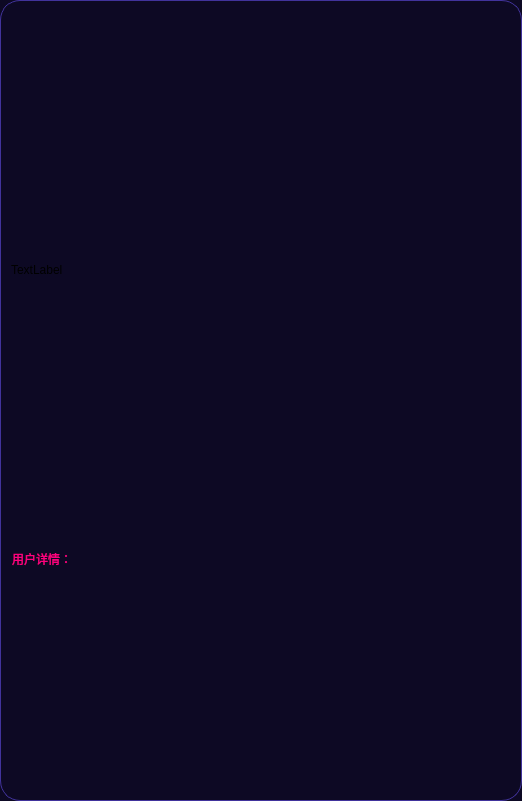
                      <widget class="QFrame" name="frame_100">
                       <property name="sizePolicy">
                        <sizepolicy hsizetype="Expanding" vsizetype="Expanding">
                         <horstretch>0</horstretch>
                         <verstretch>0</verstretch>
                        </sizepolicy>
                       </property>
                       <property name="minimumSize">
                        <size>
                         <width>520</width>
                         <height>0</height>
                        </size>
                       </property>
                       <property name="styleSheet">
                        <string notr="true">QFrame {
	background-color: rgb(13, 9, 36);
	border: 1px solid rgb(65, 51, 156);
	border-radius: 20px;
}
QFrame:hover {
	border: 2px solid rgb(255, 85, 0);
}</string>
                       </property>
                       <property name="frameShape">
                        <enum>QFrame::StyledPanel</enum>
                       </property>
                       <property name="frameShadow">
                        <enum>QFrame::Raised</enum>
                       </property>
                       <layout class="QVBoxLayout" name="verticalLayout_57">
                        <property name="spacing">
                         <number>5</number>
                        </property>
                        <property name="leftMargin">
                         <number>1</number>
                        </property>
                        <property name="topMargin">
                         <number>10</number>
                        </property>
                        <property name="rightMargin">
                         <number>1</number>
                        </property>
                        <property name="bottomMargin">
                         <number>1</number>
                        </property>
                        <item>
                         <widget class="QFrame" name="frame_101">
                          <property name="sizePolicy">
                           <sizepolicy hsizetype="Expanding" vsizetype="Expanding">
                            <horstretch>0</horstretch>
                            <verstretch>0</verstretch>
                           </sizepolicy>
                          </property>
                          <property name="minimumSize">
                           <size>
                            <width>510</width>
                            <height>510</height>
                           </size>
                          </property>
                          <property name="styleSheet">
                           <string notr="true">QFrame {
	background-color: rgb(13, 9, 36);
	border: none;
	border-radius: none;
}
</string>
                          </property>
                          <property name="frameShape">
                           <enum>QFrame::StyledPanel</enum>
                          </property>
                          <property name="frameShadow">
                           <enum>QFrame::Raised</enum>
                          </property>
                          <layout class="QHBoxLayout" name="horizontalLayout_51">
                           <item>
                            <widget class="QLabel" name="label_client_photo_show">
                             <property name="sizePolicy">
                              <sizepolicy hsizetype="Expanding" vsizetype="Expanding">
                               <horstretch>0</horstretch>
                               <verstretch>0</verstretch>
                              </sizepolicy>
                             </property>
                             <property name="minimumSize">
                              <size>
                               <width>500</width>
                               <height>500</height>
                              </size>
                             </property>
                             <property name="maximumSize">
                              <size>
                               <width>16777215</width>
                               <height>16777215</height>
                              </size>
                             </property>
                             <property name="styleSheet">
                              <string notr="true">QFrame {
	background-color: rgb(13, 9, 36);
	border: none;
	border-radius: 20px;
}
</string>
                             </property>
                             <property name="text">
                              <string>TextLabel</string>
                             </property>
                            </widget>
                           </item>
                          </layout>
                         </widget>
                        </item>
                        <item>
                         <widget class="QFrame" name="frame_103">
                          <property name="minimumSize">
                           <size>
                            <width>0</width>
                            <height>250</height>
                           </size>
                          </property>
                          <property name="styleSheet">
                           <string notr="true">QFrame {
	background-color: rgb(13, 9, 36);
	border: none;
	border-radius: 20px;
}
</string>
                          </property>
                          <property name="frameShape">
                           <enum>QFrame::StyledPanel</enum>
                          </property>
                          <property name="frameShadow">
                           <enum>QFrame::Raised</enum>
                          </property>
                          <layout class="QVBoxLayout" name="verticalLayout_58">
                           <property name="spacing">
                            <number>5</number>
                           </property>
                           <property name="leftMargin">
                            <number>1</number>
                           </property>
                           <property name="topMargin">
                            <number>1</number>
                           </property>
                           <property name="rightMargin">
                            <number>1</number>
                           </property>
                           <property name="bottomMargin">
                            <number>1</number>
                           </property>
                           <item>
                            <widget class="QFrame" name="frame_105">
                             <property name="frameShape">
                              <enum>QFrame::StyledPanel</enum>
                             </property>
                             <property name="frameShadow">
                              <enum>QFrame::Raised</enum>
                             </property>
                             <layout class="QVBoxLayout" name="verticalLayout_59">
                              <item>
                               <widget class="QLabel" name="label_clent_details">
                                <property name="sizePolicy">
                                 <sizepolicy hsizetype="Expanding" vsizetype="Preferred">
                                  <horstretch>0</horstretch>
                                  <verstretch>0</verstretch>
                                 </sizepolicy>
                                </property>
                                <property name="minimumSize">
                                 <size>
                                  <width>0</width>
                                  <height>30</height>
                                 </size>
                                </property>
                                <property name="styleSheet">
                                 <string notr="true">font: 700 16pt &quot;等线&quot;;
color: rgb(255, 0, 127);
border: none;</string>
                                </property>
                                <property name="text">
                                 <string>用户详情：</string>
                                </property>
                               </widget>
                              </item>
                             </layout>
                            </widget>
                           </item>
                           <item>
                            <widget class="QFrame" name="frame_106">
                             <property name="frameShape">
                              <enum>QFrame::StyledPanel</enum>
                             </property>
                             <property name="frameShadow">
                              <enum>QFrame::Raised</enum>
                             </property>
                             <layout class="QVBoxLayout" name="verticalLayout_60">
                              <item>
                               <widget class="QTextBrowser" name="textBrowser_clients_details">
                                <property name="maximumSize">
                                 <size>
                                  <width>16777215</width>
                                  <height>16777215</height>
                                 </size>
                                </property>
                                <property name="styleSheet">
                                 <string notr="true">QTextBrowser{
color: rgb(255, 85, 0);
border-radius: 15px;
font: 14pt &quot;等线&quot;;
/*padding-left: 20px;
padding-right: 20px;*/
padding: 5px 5px 5px 20px;
border: none;
}
QScrollBar:horizontal {
    border: none;
    background: rgb(52, 59, 72);
    height: 8px;
    margin: 0px 20px 0 20px;
	border-radius: 3px;
}
QScrollBar::handle:horizontal {
    background:rgba(249, 83, 255, 170);
    min-width: 30px;
	border-radius: 3px
}
/*
滑块悬浮，按下*/
QScrollBar::handle:hover:horizontal,QScrollBar::handle:pressed:horizontal{
background:rgb(150, 0, 150);
}
QScrollBar::add-line:horizontal {
    border: none;
    background: rgb(55, 63, 77);
    width: 20px;
	border-top-right-radius: 3px;
    border-bottom-right-radius: 3px;
    subcontrol-position: right;
    subcontrol-origin: margin;
}
QScrollBar::sub-line:horizontal {
    border: none;
    background: rgb(55, 63, 77);
    width: 20px;
	border-top-left-radius: 3px;
    border-bottom-left-radius: 3px;
    subcontrol-position: left;
    subcontrol-origin: margin;
}
QScrollBar::up-arrow:horizontal, QScrollBar::down-arrow:horizontal
{
     background: none;
}
QScrollBar::add-page:horizontal, QScrollBar::sub-page:horizontal
{
     background: none;
}
 QScrollBar:vertical {
	border: none;
    background: rgb(52, 59, 72);
    width: 8px;
    margin: 20px 0 20px 0;
	border-radius: 3px;
 }
 QScrollBar::handle:vertical {	
	background:rgba(249, 83, 255, 170);
    min-height: 30px;
	border-radius: 3px
 }
/*
滑块悬浮，按下*/
QScrollBar::handle:hover:vertical,QScrollBar::handle:pressed:vertical{
background:rgb(150, 0, 150);
}
 QScrollBar::add-line:vertical {
     border: none;
    background: rgb(55, 63, 77);
     height: 20px;
	border-bottom-left-radius: 3px;
    border-bottom-right-radius: 3px;
     subcontrol-position: bottom;
     subcontrol-origin: margin;
 }
 QScrollBar::sub-line:vertical {
	border: none;
    background: rgb(55, 63, 77);
     height: 20px;
	border-top-left-radius: 3px;
    border-top-right-radius: 3px;
     subcontrol-position: top;
     subcontrol-origin: margin;
 }
 QScrollBar::up-arrow:vertical, QScrollBar::down-arrow:vertical {
     background: none;
 }

 QScrollBar::add-page:vertical, QScrollBar::sub-page:vertical {
     background: none;
 }
</string>
                                </property>
                               </widget>
                              </item>
                             </layout>
                            </widget>
                           </item>
                          </layout>
                         </widget>
                        </item>
                       </layout>
                      </widget>
